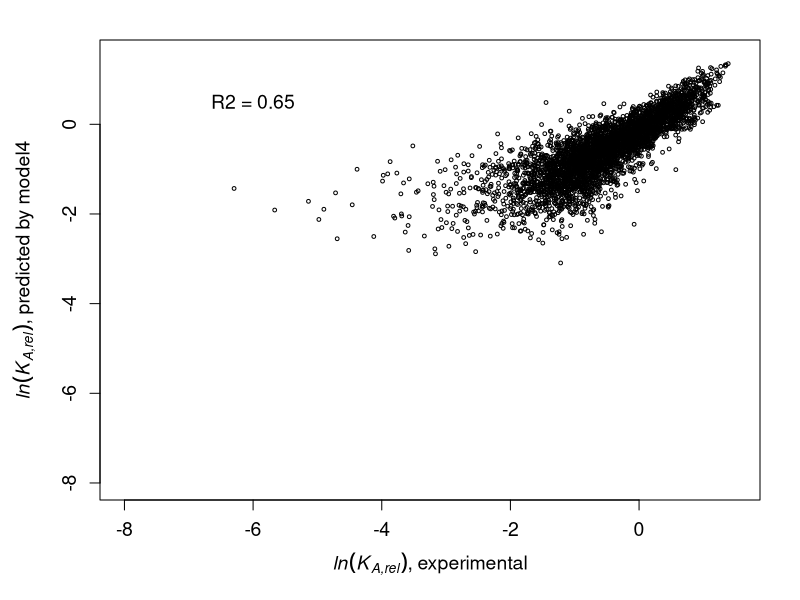
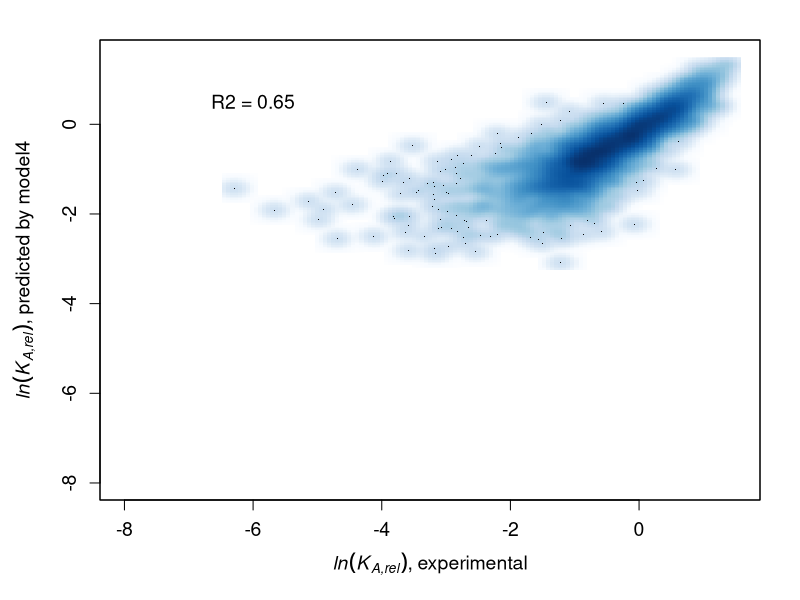

R code for these plots, in order:
# statistics by David Anderson
# Optimized by Hsuan-Chun Lin
# Log of development
# control bug fixed on 1/26/2016

# clean the data storage
rm(list= ls())

#Setup hyper parameters

howmany <- 6
controlSeq <- 'AAAAAG'

data <- read.csv("chr_table.csv")   #Read in the data from a csv
data$LNRK <- log(data$RK)
attach(data)                                #Attach the column headers to the data as variable names
#Automatic generate the pair
nucleotides <- c('A','C','G','T')
combination <- c()
k <- 1
for (i in 1:howmany){
  for(j in 1:4){
    combination[k] <- paste(nucleotides[j],i,sep = '')
    k <- k+1
  }
}


controlSeq <- unlist(strsplit(controlSeq, ''))
control <- c()
for (i in 1:length(controlSeq)){
  control[i] = paste(controlSeq[i],i, sep = '')
}
#cut the control
combination <- combination[!(combination %in% control)]
#Create IC list
control.comb <- c()
k <- 1
#make the combination control
for(i in 1:length(control)){
  for (j in 1:length(control)){
    control.comb[k] <- paste(control[i], control[j], sep = '')
    k <- k + 1
  }
}

IC.command <- c() # for the command
IC.comb <- c() # for combind the chart
k <- 1
#for all the possible sequence

for (i in 1:(howmany-1)){
  for (j in 1:4){
    for (q in (i+1):howmany){
      for(p in 1:4){

          IC.command[k] <- paste(nucleotides[j],i,nucleotides[p],q,'<-',nucleotides[j],i,'*',nucleotides[p],q,sep = '')
          IC.comb[k] <- paste(nucleotides[j],i,nucleotides[p],q,sep = '')
          k <- k+1
      }
    }
  }
}


#for the control

#execute the command
for (i in 1:length(IC.command)){
  eval(parse(text = IC.command[i]))
}

command.a <- 'DF <- data.frame('
for (i in 1:(length(IC.comb)-1)){
  command.a <- paste(command.a, IC.comb[i], ',', sep = '')
}

command.a <- paste(command.a,IC.comb[length(IC.comb)], ')', sep = '')

eval(parse(text = command.a))

#start the PWM + IC
DINUCINT <- c()
TVAL <- c()

#generate the command
command.a <- 'lm1 <- lm(LNRK ~'
for (i in 1:(length(combination))){
  command.a <- paste(command.a, combination[i], '+')
}
command.b <- paste(command.a, 'DF[,n] )')
for(n in 1:length(DF)){   #for each interaction term
       #regress reaction rate on each base-position variable, and 1 interaction term
  eval(parse(text = command.b))
  DINUCINT[n] <- mean(coefficients(lm1)[length(coefficients(lm1))])       #store the effect size of the interaction term
  if(length(summary(lm1)$coefficients[,3] >= length(coefficients(lm1)))){
    TVAL[n] <- summary(lm1)$coefficients[length(summary(lm1)$coefficients[,3]),3]
  }else{
    TVAL[n] = 0
  }
  #store the t-value of the interaction term
}

DINUCINT    #display interaction effect sizes
TVAL        #display T-values
whichin <- which(abs(TVAL) > 3.5)  #tells you which interaction terms have strongly statisticaly signficant interactions (T-statistcs greater than 3.5 standard deviations from the mean)
dataForlm <- cbind(data,DF)
DFname <- colnames(DF)
#convert the string to the command
command1 <- ""
for (i in 1:length(whichin))
{
  str <- whichin[i]
  command1 <- paste(command1, "+", DFname[str]  ,sep = " ")
}
command2 <- 'model3 <- lm(LNRK ~'
for (i in 1:(length(combination))){
  command2 <- paste(command2, combination[i], '+')
}

commandf <- paste(command2, command1,", data = dataForlm)",sep = "")
eval(parse(text = commandf))
#Fill in DF[,1] + DF[,10] ... with the indices given to you by the which command.
#These happen to be the ones from this model


model4 <- step(model3)  # runs stepwise regression to pare down the variable list, and to exclude redundant/superflous interaction terms

summary(model4) # gives the summary of the final model

# plot the result


Ka4 <- predict(model4, newdata=dataForlm)
plotfig4 <- cbind(data$LNRK,Ka4)
plotfig4<-data.frame(plotfig4)
names(plotfig4) <- c("x","y")
fits4 <- lm(y~x, data = plotfig4)



par(mar=c(5,5,2,2))



plot(plotfig4,
     ylab = expression(paste(italic(ln(K["A,rel"])), ", predicted by model4")),
     xlab = expression(paste(italic(ln(K["A,rel"])), ", experimental")),
     xlim = c(-8,1.5),
     ylim = c(-8,1.5),
     cex = 0.5,
     cex.lab = 7/6,
     cex.axis = 7/6)

text(-6,0.5,paste("R2 = ",round(summary(fits4)$r.square,2), sep = ""), cex = 7/6)

smoothScatter(plotfig4,
     ylab = expression(paste(italic(ln(K["A,rel"])), ", predicted by model4")),
     xlab = expression(paste(italic(ln(K["A,rel"])), ", experimental")),
     xlim = c(-8,1.5),
     ylim = c(-8,1.5),
     cex = 0.5,
     cex.lab = 7/6,
     cex.axis = 7/6)

text(-6,0.5,paste("R2 = ",round(summary(fits4)$r.square,2), sep = ""), cex = 7/6)

#abline(fits4, col = "red", lwd = 3)

#plot the heatmap

colNamedf <- colnames(DF)
matrix1 <- cbind(colNamedf,matrix(0,length(colNamedf),1))
names(matrix1) <- c("N","V")

matrix1 <- cbind(colNamedf,DINUCINT)
#replace T to U
#matrix1 <- gsub("T","U",matrix1)

#new method
matrix2 <- matrix1
matrix2 <- data.frame(matrix2)
C <- (as.numeric(substr(matrix2[,1],2,2)))
matrix2$X1 <- paste(C,substr(matrix2[,1],1,1),sep = "")
D<- (as.numeric(substr(matrix2[,1],4,4)))
matrix2$X2 <- paste(D,substr(matrix2[,1],3,3),sep = "")
detach(data)

model4.coef <- coef(model4)
model4.coef<- data.frame(model4.coef)
model4.coef$NAME <- rownames(model4.coef)
model4.coef <- model4.coef[-1,]
#model4.coef$NAME <- gsub("T","U",model4.coef$NAME)


C <- -(as.numeric(substr(model4.coef[,2],2,2))+2)
model4.coef$X1 <- paste(C,substr(model4.coef[,2],1,1),sep = "")
D<- -(as.numeric(substr(model4.coef[,2],4,4))+2)
model4.coef$X2 <- paste(D,substr(model4.coef[,2],3,3),sep = "")
model4.coef$X2[model4.coef$X2 == "NA"] <- model4.coef$X1[model4.coef$X2 == "NA"]
write.csv(matrix2, "demo_heat.csv")
write.csv(model4.coef, "demo_model4_real_number.csv")
